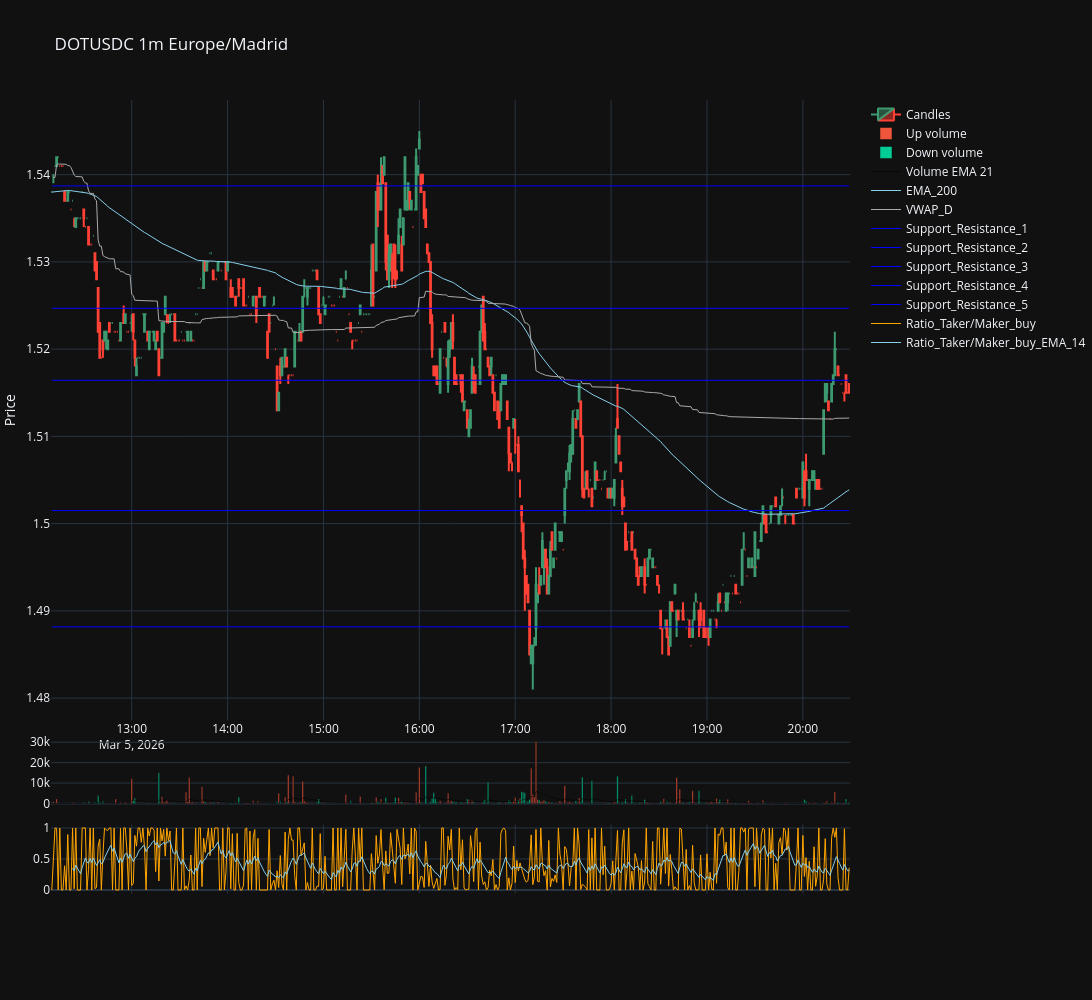

The cell this chart's notebook holds for it:
### Markdown cell above
## Taker/Maker Ratio Profile

The ratio profile shows the distribution of maker/taker ratios across price levels, helping identify at which prices buying or selling aggression was strongest.

### Code cell
sym.get_maker_taker_buy_ratios(window=14)
sym.plot()

### Figure 1 — Plotly figure (JSON) as saved in the notebook; plotly's stock layout.template omitted (floating-point values rounded to 4 significant figures; data arrays with more than 128 entries replaced by an {"elided": "..."} marker saying what was removed)
{"data": [{"close": {"elided": "500 float values"}, "high": {"elided": "500 float values"}, "low": {"elided": "500 float values"}, "name": "Candles", "open": {"elided": "500 float values"}, "x": {"elided": "500 str values"}, "type": "candlestick", "xaxis": "x", "yaxis": "y"}, {"name": "Up volume", "x": {"elided": "362 str values"}, "y": {"elided": "362 float values"}, "type": "bar", "xaxis": "x2", "yaxis": "y2"}, {"name": "Down volume", "x": {"elided": "138 str values"}, "y": {"elided": "138 float values"}, "type": "bar", "xaxis": "x2", "yaxis": "y2"}, {"line": {"color": "black", "width": 0.5}, "name": "Volume EMA 21", "x": {"elided": "500 str values"}, "y": {"elided": "500 float values"}, "type": "scatter", "xaxis": "x2", "yaxis": "y2"}, {"line": {"color": "skyblue", "width": 1}, "mode": "lines", "name": "EMA_200", "showlegend": true, "x": {"elided": "500 str values"}, "y": {"elided": "500 float values"}, "yaxis": "y", "type": "scatter", "xaxis": "x"}, {"line": {"color": "darkgrey", "width": 1}, "mode": "lines", "name": "VWAP_D", "showlegend": true, "x": {"elided": "500 str values"}, "y": {"elided": "500 float values"}, "yaxis": "y", "type": "scatter", "xaxis": "x"}, {"line": {"color": "blue", "width": 1}, "mode": "lines", "name": "Support_Resistance_1", "showlegend": true, "x": {"elided": "500 str values"}, "y": {"elided": "500 float values"}, "yaxis": "y", "type": "scatter", "xaxis": "x"}, {"line": {"color": "blue", "width": 1}, "mode": "lines", "name": "Support_Resistance_2", "showlegend": true, "x": {"elided": "500 str values"}, "y": {"elided": "500 float values"}, "yaxis": "y", "type": "scatter", "xaxis": "x"}, {"line": {"color": "blue", "width": 1}, "mode": "lines", "name": "Support_Resistance_3", "showlegend": true, "x": {"elided": "500 str values"}, "y": {"elided": "500 float values"}, "yaxis": "y", "type": "scatter", "xaxis": "x"}, {"line": {"color": "blue", "width": 1}, "mode": "lines", "name": "Support_Resistance_4", "showlegend": true, "x": {"elided": "500 str values"}, "y": {"elided": "500 float values"}, "yaxis": "y", "type": "scatter", "xaxis": "x"}, {"line": {"color": "blue", "width": 1}, "mode": "lines", "name": "Support_Resistance_5", "showlegend": true, "x": {"elided": "500 str values"}, "y": {"elided": "500 float values"}, "yaxis": "y", "type": "scatter", "xaxis": "x"}, {"line": {"color": "orange", "width": 1}, "mode": "lines", "name": "Ratio_Taker/Maker_buy", "showlegend": true, "x": {"elided": "500 str values"}, "y": {"elided": "500 float values"}, "yaxis": "y3", "type": "scatter", "xaxis": "x3"}, {"line": {"color": "skyblue", "width": 1}, "mode": "lines", "name": "Ratio_Taker/Maker_buy_EMA_14", "showlegend": true, "x": {"elided": "500 str values"}, "y": {"elided": "500 float values"}, "yaxis": "y3", "type": "scatter", "xaxis": "x3"}], "layout": {"xaxis": {"anchor": "y", "domain": [0, 1], "matches": "x4", "showticklabels": true, "rangeslider": {"visible": false}}, "yaxis": {"anchor": "x", "domain": [0.295, 1], "title": {"text": "Price"}, "autorange": true, "fixedrange": false}, "xaxis2": {"anchor": "y2", "domain": [0, 1], "matches": "x4", "showticklabels": false}, "yaxis2": {"anchor": "x2", "domain": [0.1967, 0.275], "autorange": true, "fixedrange": false}, "xaxis3": {"anchor": "y3", "domain": [0, 1], "matches": "x4", "showticklabels": false}, "yaxis3": {"anchor": "x3", "domain": [0.09833, 0.1767], "autorange": true, "fixedrange": false}, "xaxis4": {"anchor": "y4", "domain": [0, 1]}, "yaxis4": {"anchor": "x4", "domain": [0, 0.07833], "autorange": true, "fixedrange": false}, "margin": {"l": 1, "r": 1, "b": 20, "t": 100}, "yaxis5": {"autorange": true, "fixedrange": false}, "yaxis6": {"autorange": true, "fixedrange": false}, "yaxis7": {"autorange": true, "fixedrange": false}, "yaxis8": {"autorange": true, "fixedrange": false}, "yaxis9": {"autorange": true, "fixedrange": false}, "yaxis10": {"autorange": true, "fixedrange": false}, "yaxis11": {"autorange": true, "fixedrange": false}, "yaxis12": {"autorange": true, "fixedrange": false}, "yaxis13": {"autorange": true, "fixedrange": false}, "title": {"text": "DOTUSDC 1m Europe/Madrid"}, "autosize": false, "width": 1800, "height": 1000}}
